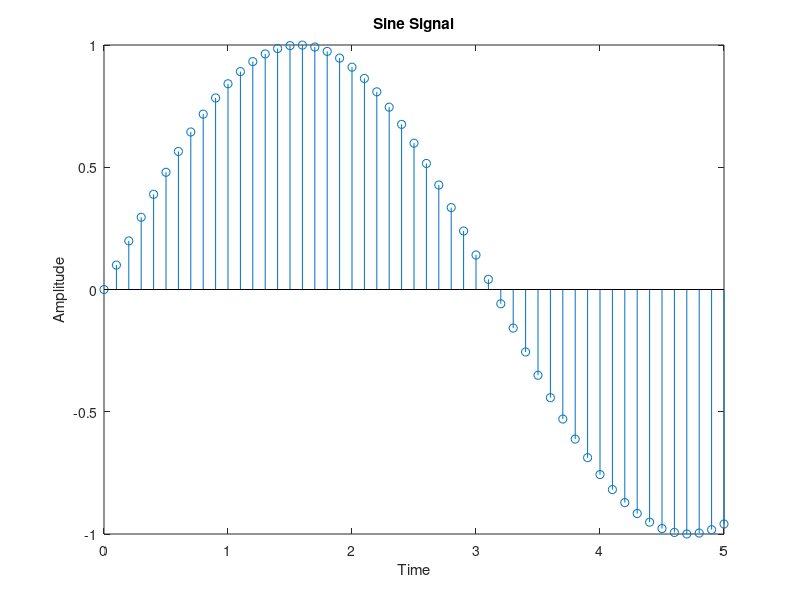

Write MATLAB code to recreate this figure.
% 1. UNIT IMPULSE SIGNAL
clc;
clear all;
close all;
N=input('Number of Samples = ');
n=-N:1:N 
x=[zeros(1,N) 1 zeros(1,N)]
stem(n,x);
xlabel('Time');
ylabel('Amplitude');
title('Impulse Response');

%-----------------------------------------------------------

% 2. UNIT STEP SIGNAL
clc;
clear all;
close all;
N=input('Number of Samples = ');
n=-N:1:N
x=[zeros(1,N) 1 ones(1,N)]
stem(n,x);
xlabel('Time');
ylabel('Amplitude');
title('Unit Step Response')

%-------------------------------------------------------------

% 3. UNIT RAMP SIGNAL
clc;
clear all;
close all;
disp('UNIT RAMP SIGNAL');
N=input('Number of Samples = ');
a=input('Amplitude = ')
n=-N:1:N
x=a*n
stem(n,x);
xlabel('Time');
ylabel('Amplitude');
title('Unit Ramp Response');

%----------------------------------------------------------------------


% 4. EXPONENTIAL DECAYING SIGNAL
clc;
clear all;
close all;
disp('EXPONENTIAL DECAYING SIGNAL');
N=input('Number of Samples = ');
a=0.5
n=0:.1:N
x=a.^n
stem(n,x);
xlabel('Time');
ylabel('Amplitude');
title('Exponential Decaying Signal Response');

%----------------------------------------------------------------


% 5. EXPONENTIAL GROWING SIGNAL
clc;
clear all;
close all;
disp('EXPONENTIAL GROWING SIGNAL');
N=input('Number of Samples = ');
a=2 % a > 1 for a growing exponential
n=0:.1:N
x=a.^n
stem(n,x);
xlabel('Time');
ylabel('Amplitude');
title('Exponential Growing Signal Response');



% 6. COSINE SIGNAL
clc;
clear all;
close all;
disp('COSINE SIGNAL');
N=input('Number of Samples = ');
n=0:.1:N
x=cos(n)
stem(n,x);
xlabel('Time');
ylabel('Amplitude');
title('Cosine Signal');

%--------------------------------------------------------------


% 7. SINE SIGNAL
clc;
clear all;
close all;
disp('SINE SIGNAL');
N=input('Number of Samples = ');
n=0:.1:N
x=sin(n)
stem(n,x);
xlabel('Time');
ylabel('Amplitude');
title('Sine Signal');
